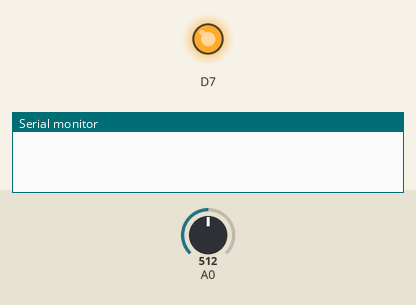
Bench run of a sketch on a simulated ESP8266 (NodeMCU). Parts: output pins drawn as LEDs (lit = HIGH), the last lines printed to the serial monitor. Inputs (shaded band) come from the test bench; at power-on: A0 = 512.

Above: at 0.1 s.
At 0.6 s:
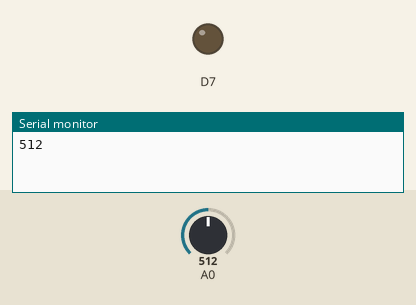
Timing chart, 0 to 2.1 s (numbered marks = the images above):
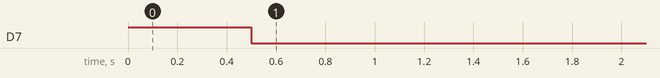

The sketch:

photon-arduino.ino
```cpp
int analogValue = 0;    // Hold A0 value = 0-4095
int incomingByte = 0;   // for incoming serial data

void setup()
{
    pinMode(D7, OUTPUT);
    Serial.begin(9600);    // normal rate
    // Serial.begin(115200);  //ATmega

    digitalWrite(D7,HIGH);
    delay(500);
    digitalWrite(D7,LOW);
}

void loop() {

   analogValue = analogRead(A0);  // pin A0
   Serial.println(analogValue);

  if (Serial.available() > 0) { // read the incoming byte:
     digitalWrite(D7,HIGH);
     delay(50);
     digitalWrite(D7,LOW);
     incomingByte = Serial.read();
     Serial.println(incomingByte, DEC);
     if (incomingByte == 97){  // ascii code for small letter 'a'
        Serial.println("Wow");
     }
  }

  delay(200);
}
```
